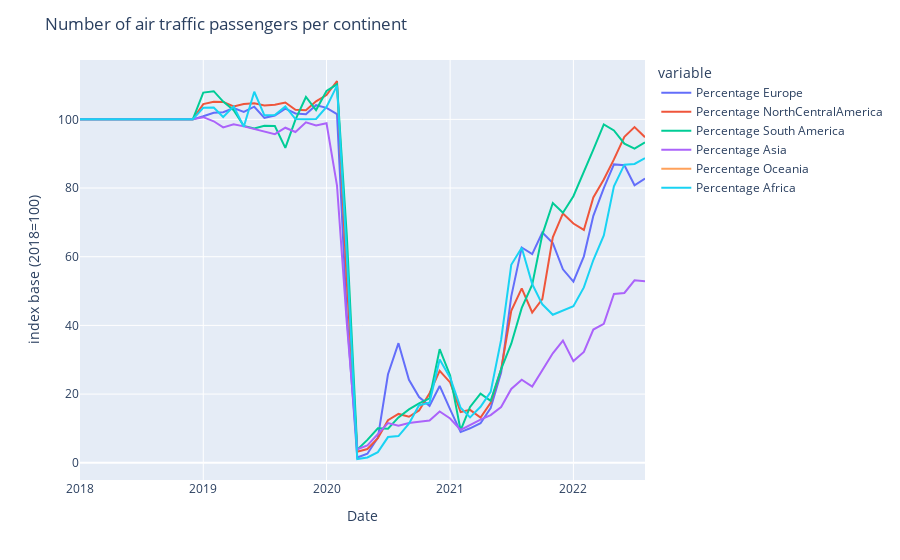

Notebook source saved alongside this figure:
### Code cell
fig = px.line(q4_at_percentage, y = ['Percentage Europe', 
                                     'Percentage NorthCentralAmerica', 'Percentage South America', 
                                     'Percentage Asia', 'Percentage Oceania', 'Percentage Africa'])
fig.update_layout(title='Number of air traffic passengers per continent', 
                  xaxis_title= 'Date', yaxis_title = 'index base (2018=100)') 
fig.show()
